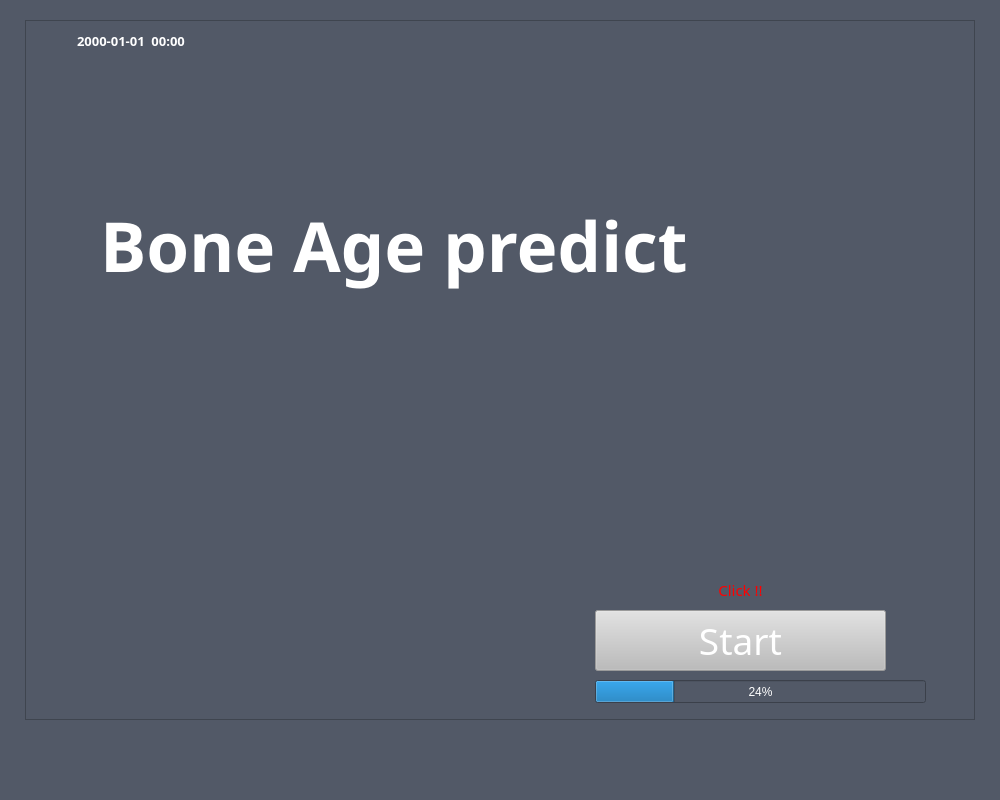
<?xml version="1.0" encoding="UTF-8"?>
<ui version="4.0">
 <class>MainWindow</class>
 <widget class="QMainWindow" name="MainWindow">
  <property name="geometry">
   <rect>
    <x>0</x>
    <y>0</y>
    <width>1000</width>
    <height>800</height>
   </rect>
  </property>
  <property name="windowTitle">
   <string>Bone Age</string>
  </property>
  <property name="windowIcon">
   <iconset>
    <normaloff>:/qt/img/boneage.png</normaloff>:/qt/img/boneage.png</iconset>
  </property>
  <property name="styleSheet">
   <string notr="true">background-color: rgb(82, 89, 103);</string>
  </property>
  <widget class="QWidget" name="centralwidget">
   <widget class="QFrame" name="frame">
    <property name="geometry">
     <rect>
      <x>25</x>
      <y>20</y>
      <width>950</width>
      <height>700</height>
     </rect>
    </property>
    <property name="styleSheet">
     <string notr="true">color: rgb(255, 255, 255);</string>
    </property>
    <property name="frameShape">
     <enum>QFrame::StyledPanel</enum>
    </property>
    <property name="frameShadow">
     <enum>QFrame::Sunken</enum>
    </property>
    <property name="lineWidth">
     <number>10</number>
    </property>
    <widget class="QLabel" name="img_3">
     <property name="geometry">
      <rect>
       <x>20</x>
       <y>20</y>
       <width>911</width>
       <height>661</height>
      </rect>
     </property>
     <property name="font">
      <font>
       <family>AcadEref</family>
       <pointsize>12</pointsize>
      </font>
     </property>
     <property name="styleSheet">
      <string notr="true">image: url(:/qt/img/boneage.png);</string>
     </property>
     <property name="text">
      <string/>
     </property>
    </widget>
    <widget class="QPushButton" name="startButton_3">
     <property name="enabled">
      <bool>false</bool>
     </property>
     <property name="geometry">
      <rect>
       <x>570</x>
       <y>590</y>
       <width>291</width>
       <height>61</height>
      </rect>
     </property>
     <property name="palette">
      <palette>
       <active>
        <colorrole role="WindowText">
         <brush brushstyle="SolidPattern">
          <color alpha="255">
           <red>255</red>
           <green>255</green>
           <blue>255</blue>
          </color>
         </brush>
        </colorrole>
        <colorrole role="Button">
         <brush brushstyle="SolidPattern">
          <color alpha="255">
           <red>188</red>
           <green>188</green>
           <blue>188</blue>
          </color>
         </brush>
        </colorrole>
        <colorrole role="Text">
         <brush brushstyle="SolidPattern">
          <color alpha="255">
           <red>255</red>
           <green>255</green>
           <blue>255</blue>
          </color>
         </brush>
        </colorrole>
        <colorrole role="ButtonText">
         <brush brushstyle="SolidPattern">
          <color alpha="255">
           <red>255</red>
           <green>255</green>
           <blue>255</blue>
          </color>
         </brush>
        </colorrole>
        <colorrole role="Base">
         <brush brushstyle="SolidPattern">
          <color alpha="255">
           <red>188</red>
           <green>188</green>
           <blue>188</blue>
          </color>
         </brush>
        </colorrole>
        <colorrole role="Window">
         <brush brushstyle="SolidPattern">
          <color alpha="255">
           <red>188</red>
           <green>188</green>
           <blue>188</blue>
          </color>
         </brush>
        </colorrole>
       </active>
       <inactive>
        <colorrole role="WindowText">
         <brush brushstyle="SolidPattern">
          <color alpha="255">
           <red>255</red>
           <green>255</green>
           <blue>255</blue>
          </color>
         </brush>
        </colorrole>
        <colorrole role="Button">
         <brush brushstyle="SolidPattern">
          <color alpha="255">
           <red>188</red>
           <green>188</green>
           <blue>188</blue>
          </color>
         </brush>
        </colorrole>
        <colorrole role="Text">
         <brush brushstyle="SolidPattern">
          <color alpha="255">
           <red>255</red>
           <green>255</green>
           <blue>255</blue>
          </color>
         </brush>
        </colorrole>
        <colorrole role="ButtonText">
         <brush brushstyle="SolidPattern">
          <color alpha="255">
           <red>255</red>
           <green>255</green>
           <blue>255</blue>
          </color>
         </brush>
        </colorrole>
        <colorrole role="Base">
         <brush brushstyle="SolidPattern">
          <color alpha="255">
           <red>188</red>
           <green>188</green>
           <blue>188</blue>
          </color>
         </brush>
        </colorrole>
        <colorrole role="Window">
         <brush brushstyle="SolidPattern">
          <color alpha="255">
           <red>188</red>
           <green>188</green>
           <blue>188</blue>
          </color>
         </brush>
        </colorrole>
       </inactive>
       <disabled>
        <colorrole role="WindowText">
         <brush brushstyle="SolidPattern">
          <color alpha="255">
           <red>255</red>
           <green>255</green>
           <blue>255</blue>
          </color>
         </brush>
        </colorrole>
        <colorrole role="Button">
         <brush brushstyle="SolidPattern">
          <color alpha="255">
           <red>188</red>
           <green>188</green>
           <blue>188</blue>
          </color>
         </brush>
        </colorrole>
        <colorrole role="Text">
         <brush brushstyle="SolidPattern">
          <color alpha="255">
           <red>255</red>
           <green>255</green>
           <blue>255</blue>
          </color>
         </brush>
        </colorrole>
        <colorrole role="ButtonText">
         <brush brushstyle="SolidPattern">
          <color alpha="255">
           <red>255</red>
           <green>255</green>
           <blue>255</blue>
          </color>
         </brush>
        </colorrole>
        <colorrole role="Base">
         <brush brushstyle="SolidPattern">
          <color alpha="255">
           <red>188</red>
           <green>188</green>
           <blue>188</blue>
          </color>
         </brush>
        </colorrole>
        <colorrole role="Window">
         <brush brushstyle="SolidPattern">
          <color alpha="255">
           <red>188</red>
           <green>188</green>
           <blue>188</blue>
          </color>
         </brush>
        </colorrole>
       </disabled>
      </palette>
     </property>
     <property name="font">
      <font>
       <family>Bauhaus 93</family>
       <pointsize>28</pointsize>
       <weight>50</weight>
       <bold>false</bold>
      </font>
     </property>
     <property name="mouseTracking">
      <bool>true</bool>
     </property>
     <property name="focusPolicy">
      <enum>Qt::ClickFocus</enum>
     </property>
     <property name="contextMenuPolicy">
      <enum>Qt::NoContextMenu</enum>
     </property>
     <property name="styleSheet">
      <string notr="true">background-color: rgb(188, 188, 188);</string>
     </property>
     <property name="text">
      <string>Start</string>
     </property>
     <property name="autoDefault">
      <bool>false</bool>
     </property>
     <property name="default">
      <bool>true</bool>
     </property>
     <property name="flat">
      <bool>false</bool>
     </property>
    </widget>
    <widget class="QLabel" name="click_3">
     <property name="geometry">
      <rect>
       <x>570</x>
       <y>540</y>
       <width>291</width>
       <height>41</height>
      </rect>
     </property>
     <property name="font">
      <font>
       <family>Arial Rounded MT Bold</family>
       <pointsize>11</pointsize>
       <weight>50</weight>
       <italic>false</italic>
       <bold>false</bold>
      </font>
     </property>
     <property name="styleSheet">
      <string notr="true">font: 11pt &quot;Arial Rounded MT Bold&quot;;
color: rgb(255, 0, 0);</string>
     </property>
     <property name="lineWidth">
      <number>0</number>
     </property>
     <property name="text">
      <string>Click !!</string>
     </property>
     <property name="textFormat">
      <enum>Qt::AutoText</enum>
     </property>
     <property name="alignment">
      <set>Qt::AlignBottom|Qt::AlignHCenter</set>
     </property>
     <property name="wordWrap">
      <bool>true</bool>
     </property>
     <property name="indent">
      <number>-3</number>
     </property>
     <property name="textInteractionFlags">
      <set>Qt::NoTextInteraction</set>
     </property>
    </widget>
    <widget class="QDateTimeEdit" name="time_3">
     <property name="geometry">
      <rect>
       <x>10</x>
       <y>10</y>
       <width>194</width>
       <height>22</height>
      </rect>
     </property>
     <property name="font">
      <font>
       <family>Adobe 고딕 Std B</family>
       <pointsize>10</pointsize>
       <weight>75</weight>
       <bold>true</bold>
      </font>
     </property>
     <property name="wrapping">
      <bool>false</bool>
     </property>
     <property name="frame">
      <bool>false</bool>
     </property>
     <property name="alignment">
      <set>Qt::AlignCenter</set>
     </property>
     <property name="readOnly">
      <bool>true</bool>
     </property>
     <property name="buttonSymbols">
      <enum>QAbstractSpinBox::NoButtons</enum>
     </property>
     <property name="minimumDateTime">
      <datetime>
       <hour>0</hour>
       <minute>0</minute>
       <second>0</second>
       <year>1753</year>
       <month>9</month>
       <day>14</day>
      </datetime>
     </property>
     <property name="displayFormat">
      <string>yyyy-MM-dd  hh:mm</string>
     </property>
    </widget>
    <widget class="QProgressBar" name="progressBar_3">
     <property name="geometry">
      <rect>
       <x>570</x>
       <y>660</y>
       <width>331</width>
       <height>23</height>
      </rect>
     </property>
     <property name="focusPolicy">
      <enum>Qt::TabFocus</enum>
     </property>
     <property name="contextMenuPolicy">
      <enum>Qt::PreventContextMenu</enum>
     </property>
     <property name="autoFillBackground">
      <bool>false</bool>
     </property>
     <property name="value">
      <number>24</number>
     </property>
     <property name="invertedAppearance">
      <bool>false</bool>
     </property>
     <property name="textDirection">
      <enum>QProgressBar::TopToBottom</enum>
     </property>
    </widget>
   </widget>
   <widget class="QLabel" name="label">
    <property name="geometry">
     <rect>
      <x>100</x>
      <y>170</y>
      <width>821</width>
      <height>151</height>
     </rect>
    </property>
    <property name="font">
     <font>
      <family>Algerian</family>
      <pointsize>52</pointsize>
      <weight>75</weight>
      <bold>true</bold>
     </font>
    </property>
    <property name="styleSheet">
     <string notr="true">background-color: qlineargradient(spread:pad, x1:0, y1:0, x2:0, y2:0, stop:0 rgba(0, 0, 0, 0), stop:1 rgba(255, 255, 255, 0));</string>
    </property>
    <property name="text">
     <string>&lt;html&gt;&lt;head/&gt;&lt;body&gt;&lt;p&gt;&lt;span style=&quot; color:#ffffff;&quot;&gt;Bone Age predict&lt;/span&gt;&lt;/p&gt;&lt;/body&gt;&lt;/html&gt;</string>
    </property>
    <property name="indent">
     <number>-1</number>
    </property>
    <property name="textInteractionFlags">
     <set>Qt::NoTextInteraction</set>
    </property>
   </widget>
  </widget>
  <widget class="QMenuBar" name="menubar">
   <property name="geometry">
    <rect>
     <x>0</x>
     <y>0</y>
     <width>1000</width>
     <height>26</height>
    </rect>
   </property>
  </widget>
  <widget class="QStatusBar" name="statusbar"/>
 </widget>
 <resources>
  <include location="ary.qrc"/>
 </resources>
 <connections/>
</ui>
